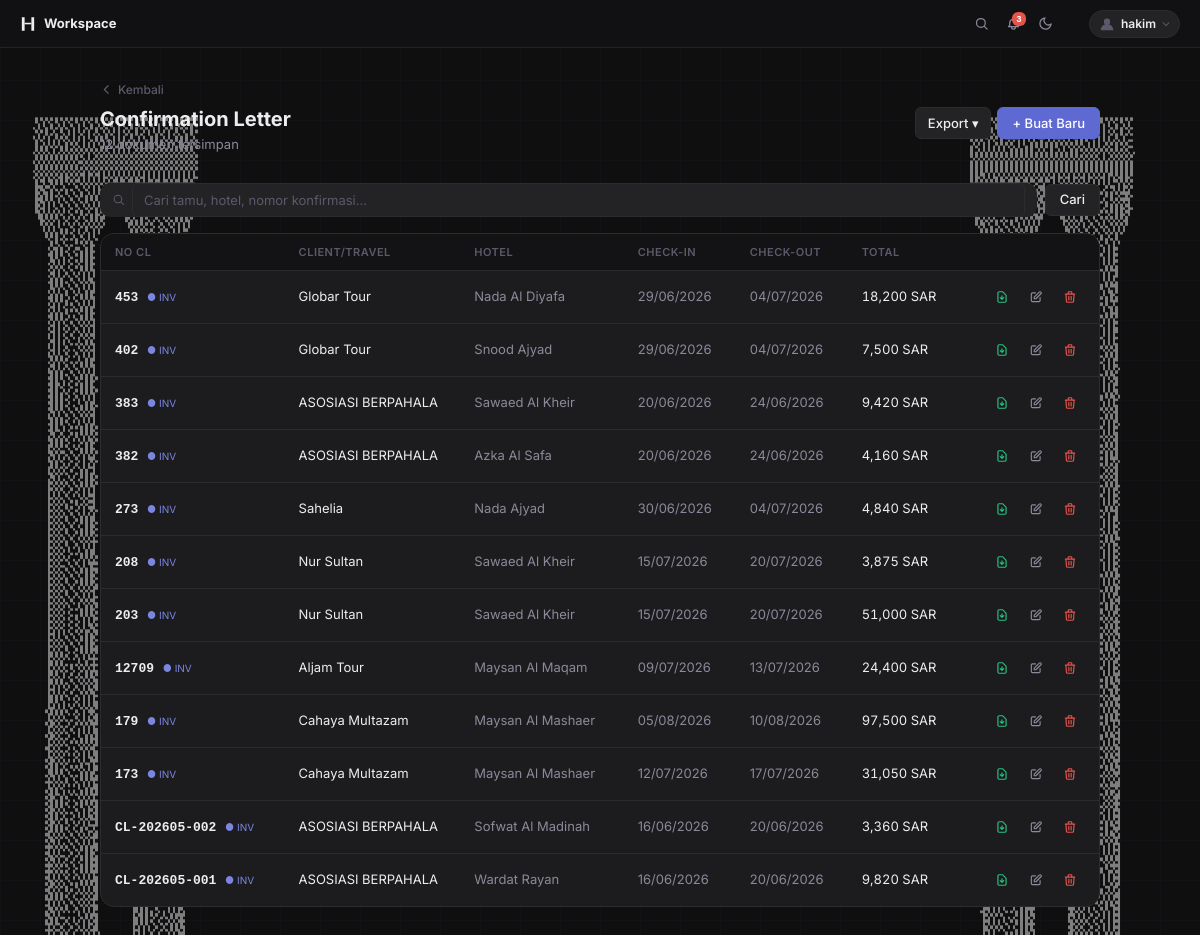
Screenshot of /cl/ (signed in) with the database file from the repository.
### invoices/models.py (models this page shows, shortened)
class ConfirmationLetter(models.Model):
    company = models.CharField(max_length=20, choices=COMPANY_CHOICES, default='konoz')
    client  = models.ForeignKey('Client', null=True, blank=True, on_delete=models.SET_NULL, related_name='cls')
    hotel_name = models.CharField(max_length=200)
    guest_name = models.CharField(max_length=200)
    guest_phone = models.CharField(max_length=50, blank=True)
    check_in = models.DateField(null=True, blank=True)
    check_out = models.DateField(null=True, blank=True)
    confirmation_number = models.CharField(max_length=100)
    reservation_status = models.CharField(max_length=50, default='DEFINITE')
    invoice = models.ForeignKey(
        'Invoice',
        null=True, blank=True,
        on_delete=models.SET_NULL,
        related_name='confirmation_letters',
    )
    note = models.TextField(blank=True)
    ai_summary = models.TextField(blank=True)
    created_at = models.DateTimeField(auto_now_add=True)
    updated_at = models.DateTimeField(auto_now=True)
    class Meta:
        ordering = ['-created_at']
    @property
    def num_nights(self):
        if self.check_in and self.check_out:
            return (self.check_out - self.check_in).days
        return 0
    @property
    def total_price(self):
        return sum(r.subtotal for r in self.rooms.all())

class Room(models.Model):
    cl = models.ForeignKey(ConfirmationLetter, on_delete=models.CASCADE, related_name='rooms')
    room_type = models.CharField(max_length=50)
    meals = models.CharField(max_length=100, blank=True)
    quantity = models.PositiveIntegerField(default=1)
    price = models.DecimalField(max_digits=12, decimal_places=2, default=0)
    @property
    def subtotal(self):
        nights = self.cl.num_nights or 1
        return float(self.price) * self.quantity * nights

### invoices/views/cl_views.py (the view)
# urls.py: path('cl/', views.cl_list, name='cl_list'),
@login_required
def cl_list(request):
    active_company = request.session.get("active_company")
    qs = ConfirmationLetter.objects.filter(company=active_company) if active_company else ConfirmationLetter.objects.all()
    q = request.GET.get('q', '').strip()
    if q:
        qs = qs.filter(
            Q(guest_name__icontains=q) |
            Q(hotel_name__icontains=q) |
            Q(confirmation_number__icontains=q)
        )
    return _paginated_list(request, qs, "invoices/cl/cl_history.html", "letters")

### invoices/models.py (called while the page is built)
    @property
    def total_sar(self):
        return sum(r.total_sar for r in self.reservations.all())

    @property
    def total_paid_sar(self):
        from .utils import convert_to_sar
        return sum(
            int(round(convert_to_sar(float(p.amount), p.currency, float(p.exchange_rate))))
            for p in self.payments.all()
        )

    @property
    def remaining_sar(self):
        return self.total_sar - self.total_paid_sar

### invoices/utils.py (called while the page is built)
def convert_to_sar(amount, currency, exchange_rate):
    if currency == "SAR":
        return amount
    elif currency == "IDR":
        return amount / exchange_rate if exchange_rate != 0 else 0
    else:  # USD or others
        return amount * exchange_rate

### invoices/views/helpers.py (called while the page is built)
def _paginated_list(request, qs, template, context_key, extra_ctx=None):
    q = request.GET.get('q', '').strip()
    paginator = Paginator(qs, 20)
    page_obj = paginator.get_page(request.GET.get('page'))
    ctx = {
        context_key: page_obj,
        "page_obj": page_obj,
        "q": q,
        "total_count": qs.count(),
    }
    if extra_ctx:
        ctx.update(extra_ctx)
    return render(request, template, ctx)

### invoices/templates/invoices/cl/cl_history.html (shortened to what this page needs)
{% extends 'invoices/partials/_base.html' %}
{% load static humanize %}
{% block content %}
<div class="page">
  <div class="page-header">
    <div>
      <div class="page-title">Confirmation Letter</div>
      <div class="page-sub">{{ total_count }} dokumen tersimpan</div>
    </div>
    <div style="display:flex;gap:6px;align-items:center;">
      <div class="export-dropdown">
        <button type="button" class="btn btn-secondary export-btn">Export ▾</button>
      </div>
      <a href="{% url 'cl_new' %}" class="btn btn-primary" style="height:32px;padding:0 14px;font-size:13px;" data-shortcut="new">+ Buat Baru</a>
    </div>
  </div>
  <form method="get" class="filter-bar">
    <div class="search-wrap">
      <svg width="13" height="13" fill="none" stroke="currentColor" stroke-width="2" viewBox="0 0 24 24"><circle cx="11" cy="11" r="7"/><path stroke-linecap="round" d="M21 21l-4.35-4.35"/></svg>
      <input type="text" name="q" value="{{ q }}" placeholder="Cari tamu, hotel, nomor konfirmasi…">
    </div>
    <button type="submit" class="btn btn-secondary">Cari</button>
  </form>
  <div class="card">
    {% if letters %}
    <div class="table-wrap">
      <table>
        <thead>
          <tr>
            <th data-col="0">No CL</th>
            <th data-col="1">Client/Travel</th>
            <th data-col="2">Hotel</th>
            <th data-col="3">Check-in</th>
            <th data-col="4">Check-out</th>
            <th data-col="5">Total</th>
            <th></th>
          </tr>
        </thead>
        <tbody>
          {% for cl in letters %}
          <tr style="cursor:pointer;" onclick="location.href='{% url 'cl_detail' cl.pk %}'">
            <td class="col-m-primary">
              <span class="copyable col-bold col-nowrap" onclick="copyText('{{ cl.confirmation_number }}')" title="Klik untuk menyalin">{{ cl.confirmation_number }}</span>
              {% if cl.invoice %}<span style="font-size:10px;color:var(--accent-2);margin-left:5px;" title="Sudah ditagih: {{ cl.invoice.invoice_number }}">● INV</span>{% endif %}
            </td>
            <td class="col-m-secondary col-ellipsis">{{ cl.guest_name }}</td>
            <td class="col-ellipsis-sm col-muted col-m-hide">{{ cl.hotel_name }}</td>
            <td class="col-muted col-nowrap col-m-hide">{% if cl.check_in %}{{ cl.check_in|date:"d/m/Y" }}{% else %}—{% endif %}</td>
            <td class="col-muted col-nowrap col-m-hide">{% if cl.check_out %}{{ cl.check_out|date:"d/m/Y" }}{% else %}—{% endif %}</td>
            <td class="mono col-nowrap col-m-amount">{% if cl.total_price %}{{ cl.total_price|floatformat:0|intcomma }} SAR{% else %}—{% endif %}</td>
            <td class="col-m-actions" onclick="event.stopPropagation()">
              <div style="display:flex;gap:4px;justify-content:flex-end;">
                <a href="{% url 'cl_pdf' cl.pk %}" class="btn btn-ghost" style="width:30px;height:30px;padding:0;display:inline-flex;align-items:center;justify-content:center;color:var(--green);" title="Download PDF" target="_blank"><svg width="14" height="14" fill="none" stroke="currentColor" stroke-width="2" viewBox="0 0 24 24"><path stroke-linecap="round" stroke-linejoin="round" d="M12 10v6m0 0l-3-3m3 3l3-3m2 8H7a2 2 0 01-2-2V5a2 2 0 012-2h5.586a1 1 0 01.707.293l5.414 5.414a1 1 0 01.293.707V19a2 2 0 01-2 2z"/></svg></a>
                <a href="{% url 'cl_edit' cl.pk %}" class="btn btn-ghost" style="width:30px;height:30px;padding:0;display:inline-flex;align-items:center;justify-content:center;" title="Edit"><svg width="14" height="14" fill="none" stroke="currentColor" stroke-width="2" viewBox="0 0 24 24"><path stroke-linecap="round" stroke-linejoin="round" d="M11 5H6a2 2 0 00-2 2v11a2 2 0 002 2h11a2 2 0 002-2v-5m-1.414-9.414a2 2 0 112.828 2.828L11.828 15H9v-2.828l8.586-8.586z"/></svg></a>
                <button type="button" class="btn btn-ghost" style="width:30px;height:30px;padding:0;display:inline-flex;align-items:center;justify-content:center;color:var(--red);" title="Hapus" onclick="showDeleteModal('{% url 'cl_delete' cl.pk %}', '{{ cl.confirmation_number|escapejs }}')"><svg width="14" height="14" fill="none" stroke="currentColor" stroke-width="2" viewBox="0 0 24 24"><path stroke-linecap="round" stroke-linejoin="round" d="M19 7l-.867 12.142A2 2 0 0116.138 21H7.862a2 2 0 01-1.995-1.858L5 7m5 4v6m4-6v6m1-10V4a1 1 0 00-1-1h-4a1 1 0 00-1 1v3M4 7h16"/></svg></button>
              </div>
            </td>
          </tr>
          {% endfor %}
        </tbody>
      </table>
    </div>
    {% endif %}
  </div>
</div>
{% endblock %}

### invoices/templates/invoices/partials/_base.html (shortened to what this page needs)
{% load static %}
<!DOCTYPE html>
<html lang="en" data-theme="dark">
<head>
  <link rel="stylesheet" href="{% static 'invoices/css/design.css' %}">
</head>
<body>
  <nav class="topbar">
    <a href="{% url 'home' %}" class="topbar-brand" data-shortcut="home">
  <svg width="16" height="16" viewBox="0 0 26 26" fill="none" xmlns="http://www.w3.org/2000/svg">
    <rect x="3" y="2" width="4.5" height="22" fill="currentColor"/>
    <rect x="18.5" y="2" width="4.5" height="22" fill="currentColor"/>
    <rect x="7.5" y="11" width="11" height="2.5" fill="currentColor"/>
  </svg>
  Workspace
</a>
    {% if user.is_authenticated %}
    <div class="topbar-right">
      <button type="button" id="btn-search" class="topbar-icon-btn" title="Cari (/)">
        <svg width="15" height="15" fill="none" stroke="currentColor" stroke-width="2" viewBox="0 0 24 24"><circle cx="11" cy="11" r="7"/><path stroke-linecap="round" d="M21 21l-4.35-4.35"/></svg>
      </button>
      <button type="button" class="topbar-icon-btn" id="btn-notif" title="Notifikasi">
        {% if due_soon_count %}<span class="notif-badge">{{ due_soon_count }}</span>{% endif %}
      </button>
      <button type="button" id="btn-theme" class="topbar-icon-btn" title="Ganti tema" onclick="toggleTheme()">
        <svg id="icon-moon" width="15" height="15" fill="none" stroke="currentColor" stroke-width="2" viewBox="0 0 24 24"><path stroke-linecap="round" stroke-linejoin="round" d="M21 12.79A9 9 0 1111.21 3a7 7 0 009.79 9.79z"/></svg>
      </button>
      <div class="account-wrap" id="account-wrap">
        <button type="button" id="btn-account" class="account-btn" aria-label="Akun">
          {% if user.profile.avatar %}
          <img src="{{ user.profile.avatar.url }}" class="account-avatar-img" alt="{{ user.username }}">
          {% else %}
          <svg class="account-avatar-default" width="18" height="18" viewBox="0 0 20 20" fill="none" xmlns="http://www.w3.org/2000/svg">
            <circle cx="10" cy="7.5" r="3.5" fill="currentColor"/>
            <path d="M3 17c0-3.866 3.134-7 7-7s7 3.134 7 7" fill="currentColor"/>
          </svg>
          {% endif %}
          <span class="account-username">{{ user.username }}</span>
          <svg class="account-chevron" width="10" height="10" fill="none" stroke="currentColor" stroke-width="2.5" viewBox="0 0 24 24"><path stroke-linecap="round" stroke-linejoin="round" d="M19 9l-7 7-7-7"/></svg>
        </button>
      </div>
    </div>
    {% endif %}
  </nav>
  {% block content %}{% endblock %}
</body>
</html>

### invoices/templates/invoices/partials/_toast.html (shortened to what this page needs)
{% load static %}

### invoices/templates/invoices/partials/_base.html (style rules this page uses)
.page, .page-sm, .center-wrap, .card, .modal-overlay, #search-overlay { position: relative; z-index: 1; }

### rows the page displays
ConfirmationLetter: confirmation_number "453", guest_name "Globar Tour", hotel_name "Nada Al Diyafa", check_in "29/06/2026", check_out "04/07/2026", total_price "18,200"
ConfirmationLetter: confirmation_number "402", guest_name "Globar Tour", hotel_name "Snood Ajyad", check_in "29/06/2026", check_out "04/07/2026", total_price "7,500"
ConfirmationLetter: confirmation_number "383", guest_name "ASOSIASI BERPAHALA", hotel_name "Sawaed Al Kheir", check_in "20/06/2026", check_out "24/06/2026", total_price "9,420"
ConfirmationLetter: confirmation_number "382", guest_name "ASOSIASI BERPAHALA", hotel_name "Azka Al Safa", check_in "20/06/2026", check_out "24/06/2026", total_price "4,160"
ConfirmationLetter: confirmation_number "273", guest_name "Sahelia", hotel_name "Nada Ajyad", check_in "30/06/2026", check_out "04/07/2026", total_price "4,840"
ConfirmationLetter: confirmation_number "208", guest_name "Nur Sultan", hotel_name "Sawaed Al Kheir", check_in "15/07/2026", check_out "20/07/2026", total_price "3,875"
ConfirmationLetter: confirmation_number "203", guest_name "Nur Sultan", hotel_name "Sawaed Al Kheir", check_in "15/07/2026", check_out "20/07/2026", total_price "51,000"
ConfirmationLetter: confirmation_number "12709", guest_name "Aljam Tour", hotel_name "Maysan Al Maqam", check_in "09/07/2026", check_out "13/07/2026", total_price "24,400"
ConfirmationLetter: confirmation_number "179", guest_name "Cahaya Multazam", hotel_name "Maysan Al Mashaer", check_in "05/08/2026", check_out "10/08/2026", total_price "97,500"
ConfirmationLetter: confirmation_number "173", guest_name "Cahaya Multazam", hotel_name "Maysan Al Mashaer", check_in "12/07/2026", check_out "17/07/2026", total_price "31,050"
ConfirmationLetter: confirmation_number "CL-202605-002", guest_name "ASOSIASI BERPAHALA", hotel_name "Sofwat Al Madinah", check_in "16/06/2026", check_out "20/06/2026", total_price "3,360"
ConfirmationLetter: confirmation_number "CL-202605-001", guest_name "ASOSIASI BERPAHALA", hotel_name "Wardat Rayan", check_in "16/06/2026", check_out "20/06/2026", total_price "9,820"

### other values shown
{{ due_soon_count }} "3"
{{ user.username }} "hakim"
{{ total_count }} "12"
